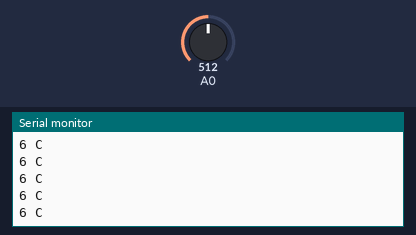
The sketch below on a simulated Arduino Uno, built with avr-gcc and run on an emulated ATmega328P. Shown: the last lines printed to the serial monitor. The test bench sets the inputs (shaded band); at power-on: A0 = 512.

Above: at 1.0 s.
1.1 s: A0 set to 0
At 1.37 s:
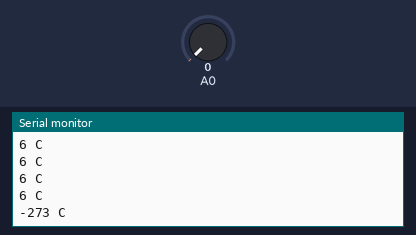
4.1 s: A0 set to 122
At 4.25 s:
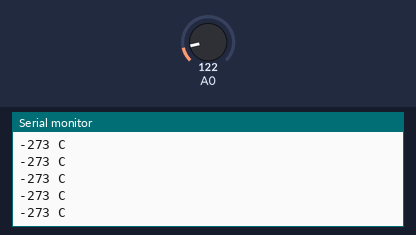
Timing chart, 0 to 7.1 s (numbered marks = the images above; inputs shaded):
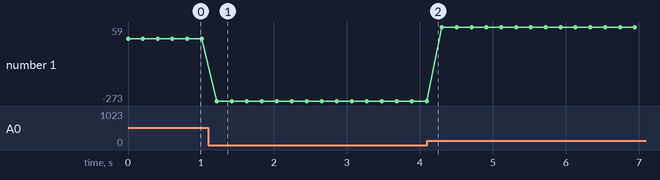

The sketch:

zad2.ino
```cpp
/*
* zad1.ino
*
* Created: 11/18/2017 11:22:50 PM
* Author: Zjonn
*/
#include <math.h>

#define SET(x)(1<<x)
#define _BV(x)(1<<x)

#define LED 0x2

#define BAUD 9600
#define UBRR_VALUE ((F_CPU)/16/(BAUD)-1)
FILE uart_file;

// transmisja jednego znaku
int uart_transmit(char data, FILE *stream) {
    // czekaj a¿ transmiter gotowy
    while(!(UCSR0A & _BV(UDRE0)));
    UDR0 = data;
    return 0;
}

// odczyt jednego znaku
int uart_receive(FILE *stream) {
    // czekaj a¿ znak dostêpny
    while (!(UCSR0A & _BV(RXC0)));
    return UDR0;
}

// inicjalizacja UART
void uart_init() {
    // ustaw baudrate
    UBRR0 = UBRR_VALUE;
    // w³¹cz odbiornik i nadajnik
    UCSR0B = _BV(RXEN0) | _BV(TXEN0);
    // ustaw format 8n1
    UCSR0C = _BV(UCSZ00) | _BV(UCSZ01);

    fdev_setup_stream(&uart_file, uart_transmit, uart_receive, _FDEV_SETUP_RW);
    stdin = stdout = stderr = &uart_file;
}

void initADC() {
    ADMUX |= SET(REFS0);
    DIDR0  |= SET(ADC0D);

    //prescaler
    ADCSRA |= SET(ADPS2) | SET(ADPS0) | SET(ADPS1);
    //start ADC | ~free mode
    ADCSRA |= SET(ADEN) /*| / *SET(ADATE)* /*/;


}

int main() {
    initADC();
    uart_init();

    while(1) {
        ADCSRA |= SET(ADSC);
        while((ADCSRA & SET(ADSC)));
        float adc = ADC/204.8;
        //tu w przciwieñstwie do 1 zadania warto æ rezystancji nie jest ograniczana miêdzy 0-255
        int16_t val = 10000*adc/(5-adc);

        //Za termometr s³u¿y³o mi zadanie 3 :)
        //T0 278K 5 C
        //R0 10500 Ohm
        //B 3483
        int16_t temp = 3483.6 * (278.0/(278.0*log(val/10500.0) + 3483.0))-273;

        printf("%"PRId16" C\n",temp);
        _delay_ms(200);
    }
}
```

Measured:
- after the input at 1.1 s, the serial monitor: prints a new line after 0.12 s (image 1)
- plotted number 1: 6 → -273 after the input at 1.1 s, -273 → 59 after the input at 4.1 s
